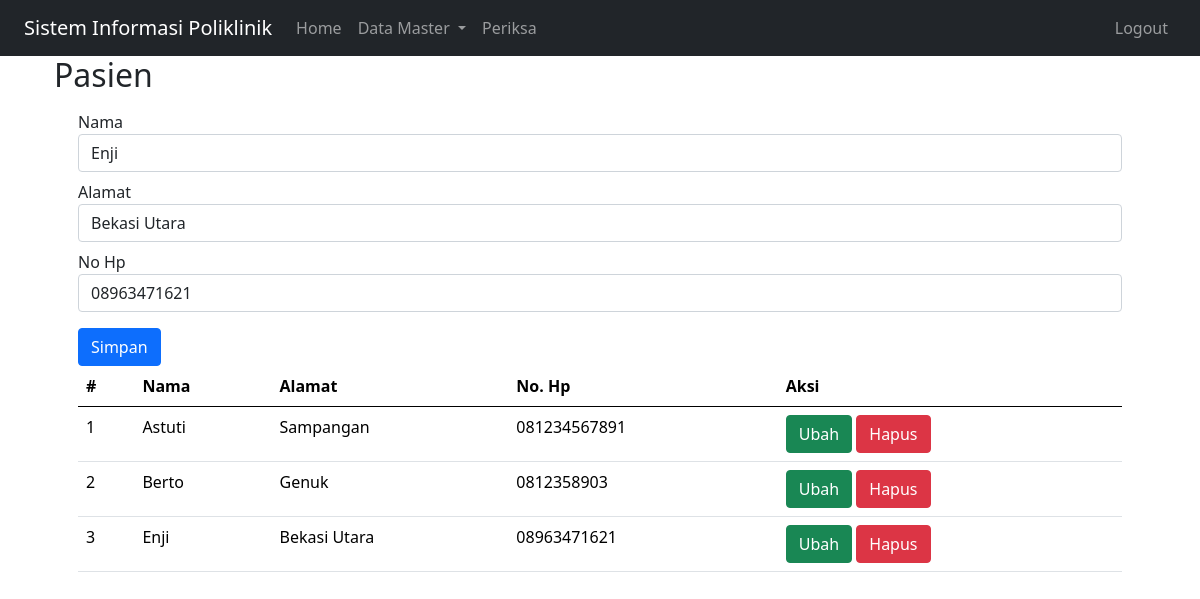
The app's page /index.php?page=pasien&id=3 (signed in) with its own data.
### tables this page shows
CREATE TABLE `pasien` (
  `id` int(10) NOT NULL,
  `nama` varchar(255) NOT NULL,
  `alamat` varchar(255) NOT NULL,
  `no_hp` varchar(60) NOT NULL
);

### pasien.php (the view, shortened to what this page needs)
<?php
    include_once("koneksi.php");
?>
<!DOCTYPE html>
<html lang="en">
<head>
    <link href="https://cdn.jsdelivr.net/npm/bootstrap@5.0.2/dist/css/bootstrap.min.css" rel="stylesheet">
</head>
<body>
    <div class="container">
        <form class="form-horizontal" method="POST" action="" name="myForm" onsubmit="return validateForm();">
            <?php
            $nama = '';
            $alamat = '';
            $no_hp = '';
            if (isset($_GET['id'])) {
                $ambil = mysqli_query($mysqli, "SELECT * FROM pasien WHERE id='" . $_GET['id'] . "'");
                while ($row = mysqli_fetch_array($ambil)) {
                    $nama = $row['nama'];
                    $alamat = $row['alamat'];
                    $no_hp = $row['no_hp'];
                }
            ?>
            <?php
            }
            ?>
            <div class="form-group">
                <label for="inputNama" class="control-label mt-2">Nama</label>
                <div>
                    <input type="text" class="form-control" name="nama" id="inputNama" placeholder="Nama" value="<?php echo $nama ?>">
                </div>
            </div>
            <div class="form-group">
                <label for="inputAlamat" class="control-label mt-2">Alamat</label>
                <div>
                    <input type="text" class="form-control" name="alamat" id="inputAlamat" placeholder="Alamat" value="<?php echo $alamat ?>">
                </div>
            </div>
            <div class="form-group">
                <label for="inputNohp" class="control-label mt-2">No Hp</label>
                <div>
                    <input type="text" class="form-control" name="no_hp" id="inputNohp" placeholder="No HP" value="<?php echo $no_hp ?>">
                </div>
            </div>
            <div class="form-group mt-3">
                <div>
                    <button type="submit" class="btn btn-primary" name="simpan">Simpan</button>
                </div>
            </div>
        </form>
        <table class="table table-hover">
            <thead>
                <tr>
                    <th scope="col">#</th>
                    <th scope="col">Nama</th>
                    <th scope="col">Alamat</th>
                    <th scope="col">No. Hp</th>
                    <th scope="col">Aksi</th>
                </tr>
            </thead>
            <tbody>
                <?php
                $result = mysqli_query($mysqli, "SELECT * FROM pasien");
                $no = 1;
                while ($data = mysqli_fetch_array($result)) {
                ?>
                    <tr>
                        <td><?php echo $no++ ?></td>
                        <td><?php echo $data['nama'] ?></td>
                        <td><?php echo $data['alamat'] ?></td>
                        <td><?php echo $data['no_hp'] ?></td>
                        <td>
                            <a class="btn btn-success" href="index.php?page=pasien&id=<?php echo $data['id'] ?>">Ubah</a>
                            <a class="btn btn-danger" href="index.php?page=pasien&id=<?php echo $data['id'] ?>&aksi=hapus">Hapus</a>
                        </td>
                    </tr>
                <?php
                }
                ?>
            </tbody>
        </table>
    </div>
</body>
</html>

### records on screen
pasien: nama "Enji", alamat "Bekasi Utara", no_hp "08963471621"
pasien: nama "Astuti", alamat "Sampangan", no_hp "081234567891"
pasien: nama "Berto", alamat "Genuk", no_hp "0812358903"

### other values on screen
$_GET['page'] "Pasien"
